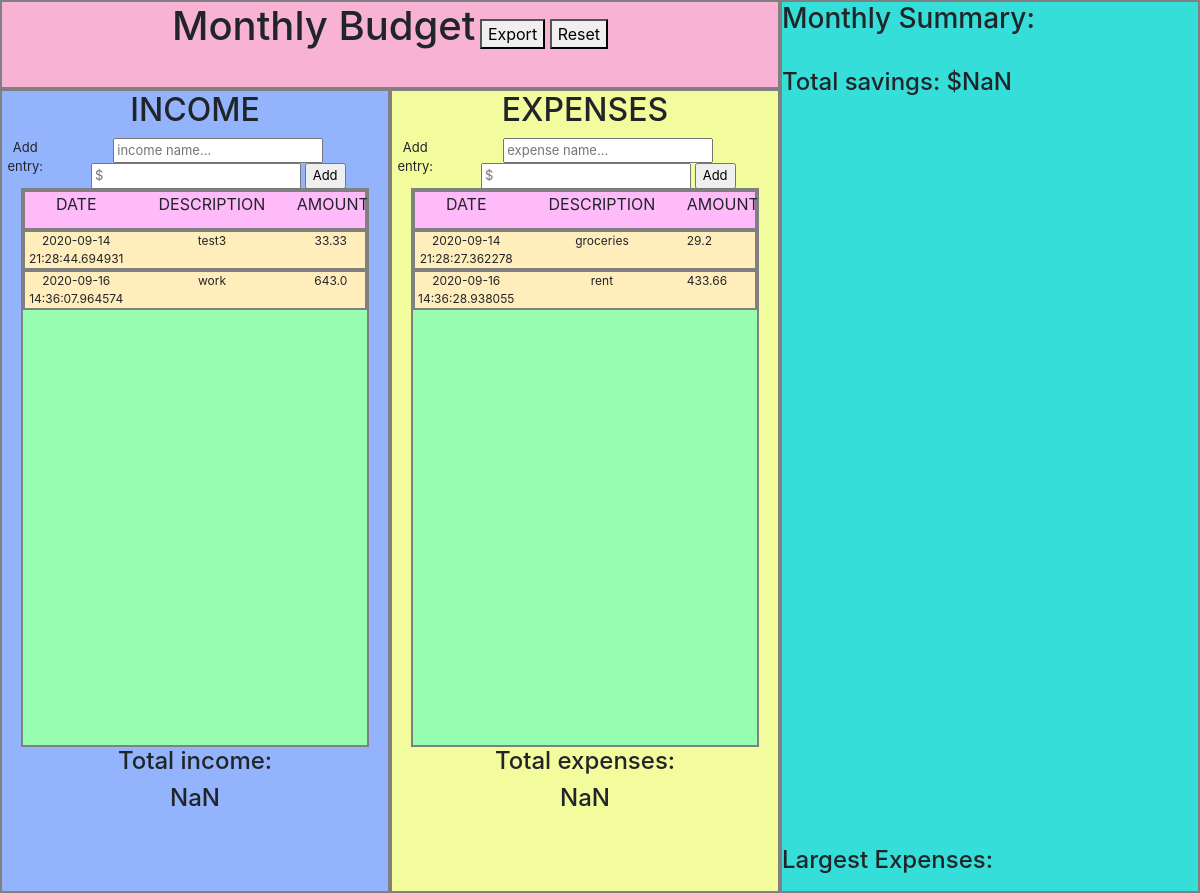
Before: / with the older database file.
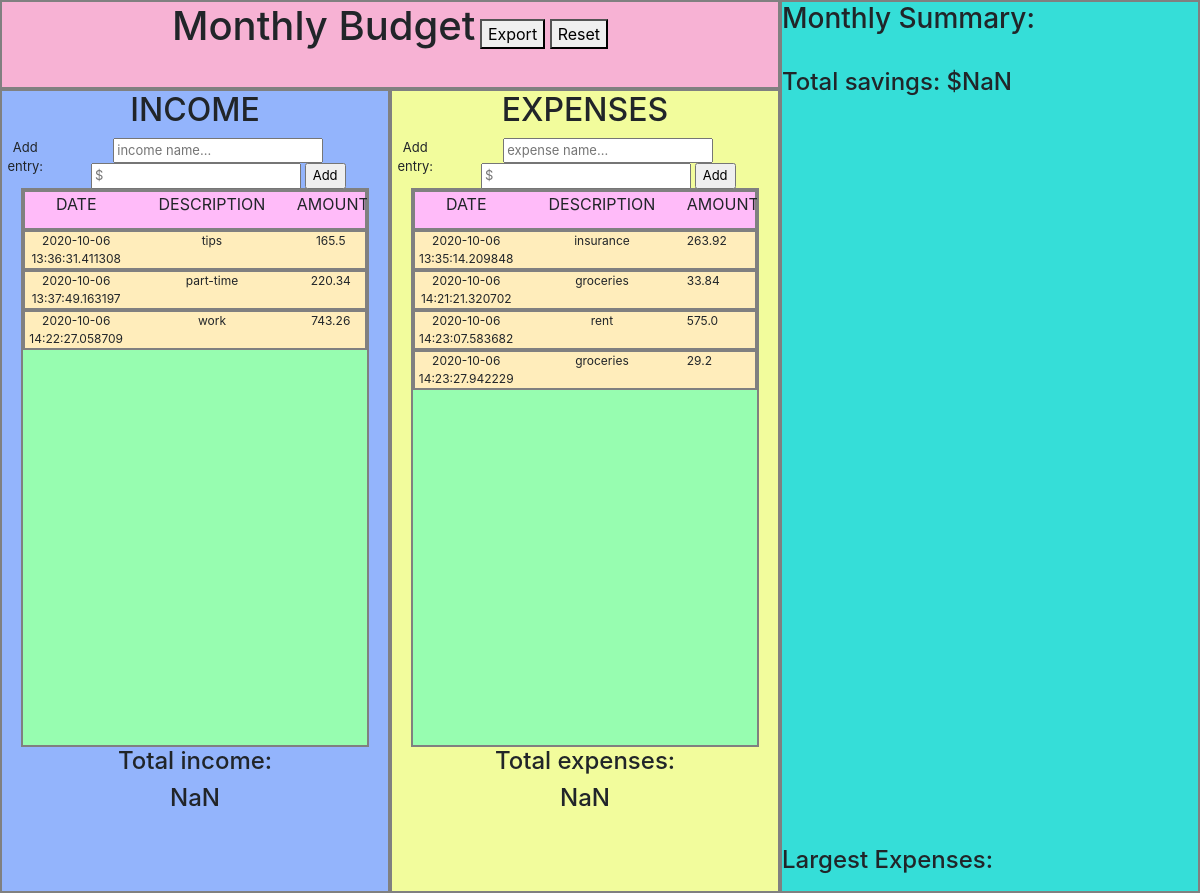
After: the same page with the newer database file.
### app.py (models this page shows, shortened)
class Income(db.Model):
    id = db.Column(db.Integer, primary_key=True)
    description = db.Column(db.String(50), nullable=False)
    amount = db.Column(db.Float, nullable=False)
    date = db.Column(db.DateTime, default=datetime.now)

class Expense(db.Model):
    id = db.Column(db.Integer, primary_key=True)
    description = db.Column(db.String(50), nullable=False)
    amount = db.Column(db.Float, nullable=False)
    date = db.Column(db.DateTime, default=datetime.now)

### app.py (the view)
@app.route("/", methods=["GET", "POST"])
def home():
    allIncome = Income.query.all()
    allExpense = Expense.query.all()
    return render_template("budget_interface.html", allIncome=allIncome, allExpense=allExpense)

### templates/budget_interface.html (shortened to what this page needs)
<!DOCTYPE html>
<html lang="en" xmlns:th="http://www.thymeleaf.org">
  <head>
    <link rel="stylesheet" href="https://maxcdn.bootstrapcdn.com/bootstrap/4.0.0/css/bootstrap.min.css">
  </head>
  <body>
    <div class="budgetcontainer">
    <div class="budgetsection">
        <div class="header">
            <div class="headerrow"><h1>Monthly Budget</h1></div>
            <div class="headerrow"><button type="button" class="exportbutton" id="exportbutton">Export</button></div>
            <div class="headerrow"><button type="button" class="resetbutton" id="resetbutton">Reset</button></div>
        </div>
        <div class="twocolumns">
        <div class="leftcolumn">
            <h2>INCOME</h2>
        <div class="formwrap">
            <text>Add entry: </text>
            <form id="incomeentry" method="POST" action="/">
              <input type="text" name="incomesource" id="incomesource" placeholder="income name...">
              <input type="text" name="incomeamount" id="incomeamount" placeholder="$">
              <input type="submit" value="Add" id="incomeaddbtn">
            </form>
        </div>
    <div class="entrywrap" id="entrywrap">
      <div class="entryheader">
          <div class="dateheader">DATE</div>
          <div class="descriptionheader">DESCRIPTION</div>
          <div class="amountheader">AMOUNT</div>
      </div>
      <div id="incomeentrywrap">
      {% for income in allIncome %}
      <div class="entry" id="entry" title={{income.id}}>
          <div class="date">{{income.date}}</div>
          <div class="description">{{income.description}}</div>
          <div class="amount">{{income.amount}}</div>
      </div>
      {% endfor %}
      </div>
    </div>
        <h4>Total income: </h4><h4 id="totalincome"></h4>
        </div>
        <div class="rightcolumn">
        <h2>EXPENSES</h2>
        <div class="formwrap">
            <text>Add entry: </text>
            <form id="expenseentry" autocomplete="off" method="POST" action="/">
              <input type="text" name="expensesource" id="expensesource" placeholder="expense name...">
              <input type="text" name="expenseamount" id="expenseamount" placeholder="$">
              <input type="submit" value="Add" id="expenseaddbtn">
          </form>
        </div>
        <div class="entrywrap" id="entrywrap">
            <div class="entryheader">
                <div class="dateheader">DATE</div>
                <div class="descriptionheader">DESCRIPTION</div>
                <div class="amountheader">AMOUNT</div>
            </div>
            <div id="expenseentrywrap">
              {% for expense in allExpense %}
              <div class="expenseentry" id="expenseentry" title={{expense.id}}>
                  <div class="date">{{expense.date}}</div>
                  <div class="expensedescription">{{expense.description}}</div>
                  <div class="expenseamount">{{expense.amount}}</div>
              </div>
              {% endfor %}
              </div>
        </div>
        <h4>Total expenses: </h4><h4 id="totalexpense"></h4>
        </div>
        </div>
    </div>
    <div class="summary">
        <h3>Monthly Summary:</h3><br>
        <h4 id="savings"></h4><br>
        <div id="chartContainer" style="height: 300px; width: 100%;"></div><br>
        <div id="expChartContainer" style="height: 370px; width: 100%;"></div><br>
        <h4>Largest Expenses:</h4>
    </div>
  </body>
</html>

### templates/budget_interface.html (style rules this page uses)
body { font-family: Arial, Helvetica, sans-serif; width: 100vw; height: 100vh; margin: 0; padding: 0; }
.budgetcontainer { width: 100vw; height: 100vh; display: flex; flex-direction: row; position: fixed; top: 0; left: 0; right: 0; bottom: 0; background-color: rgb(163, 231, 172); }
.budgetsection { width: 65%; height: 100%; display: flex; flex-direction: column; }
.header { width: 100%; height: 10%; text-align: center; border: 2px solid gray; box-sizing: border-box; background-color: rgb(247, 178, 212); }
.headerrow { display: inline-block; }
.twocolumns { width: 100%; height: 90%; display: flex; flex-direction: row; }
.leftcolumn { width: 50%; height: 100%; text-align: center; border: 2px solid gray; box-sizing: border-box; background-color: rgb(147, 180, 252); }
.rightcolumn { width: 50%; height: 100%; text-align: center; border: 2px solid gray; box-sizing: border-box; background-color: rgb(242, 252, 156); }
.summary { width: 35%; height: 100%; background-color: rgb(53, 222, 216); border: 2px solid gray; box-sizing: border-box; overflow: scroll; }
.formwrap { width: 100%; height: 50px; display: flex; flex-direction: row; text-align: center; font-size: 13px }
.entrywrap { width: 90%; height: 70%; text-align: center; margin: 0 auto; border: 2px solid gray; box-sizing: border-box; background-color: rgb(151, 253, 176); overflow: scroll; }
.entryheader { width: 100%; height: 40px; text-align: center; display: flex; flex-direction: row; margin: 0 auto; border: 2px solid gray; box-sizing: border-box; background-color: rgb(255, 187, 249); }
.dateheader { width: 30%; height: 50px; }
.descriptionheader { width: 50%; height: 50px; }
.amountheader { width: 20%; height: 50px; }
.date { width: 30%; height: 50px; }
.description { width: 50%; height: 50px; }
.expensedescription { width: 50%; height: 50px; }
.amount { width: 20%; height: 50px; }
.entry { width: 100%; height: 40px; text-align: center; font-size: 12px; display: flex; flex-direction: row; margin: 0 auto; border: 2px solid gray; box-sizing: border-box; background-color: rgb(255, 237, 187); }
.expenseentry { width: 100%; height: 40px; text-align: center; font-size: 12px; display: flex; flex-direction: row; margin: 0 auto; border: 2px solid gray; box-sizing: border-box; background-color: rgb(255, 237, 187); }

Changed rows visible on the page:
removed Income: date "2020-09-14 21:28:44.694931", description "test3", amount "33.33"
removed Income: date "2020-09-16 14:36:07.964574", description "work", amount "643.0"
removed Expense: date "2020-09-14 21:28:27.362278", description "groceries", amount "29.2"
removed Expense: date "2020-09-16 14:36:28.938055", description "rent", amount "433.66"
added Income: date "2020-10-06 13:36:31.411308", description "tips", amount "165.5"
added Income: date "2020-10-06 13:37:49.163197", description "part-time", amount "220.34"
added Income: date "2020-10-06 14:22:27.058709", description "work", amount "743.26"
added Expense: date "2020-10-06 13:35:14.209848", description "insurance", amount "263.92"
added Expense: date "2020-10-06 14:21:21.320702", description "groceries", amount "33.84"
added Expense: date "2020-10-06 14:23:07.583682", description "rent", amount "575.0"
added Expense: date "2020-10-06 14:23:27.942229", description "groceries", amount "29.2"
